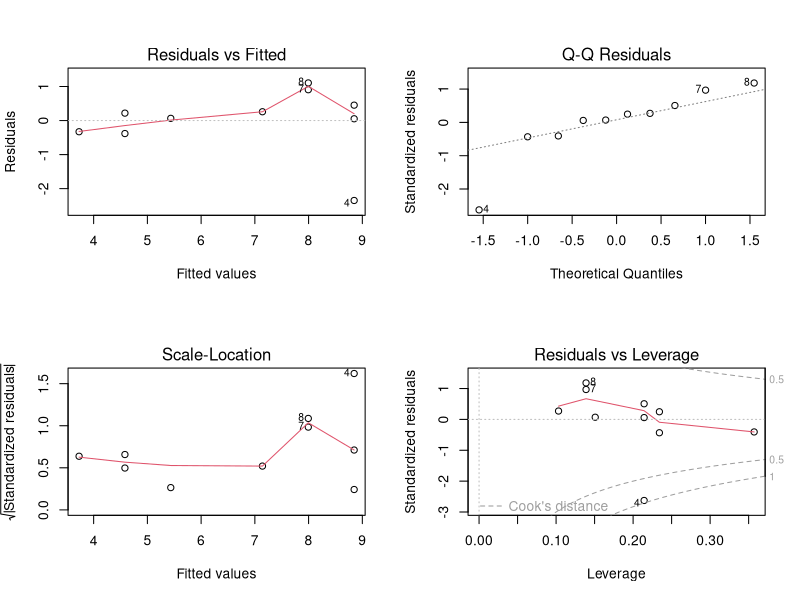
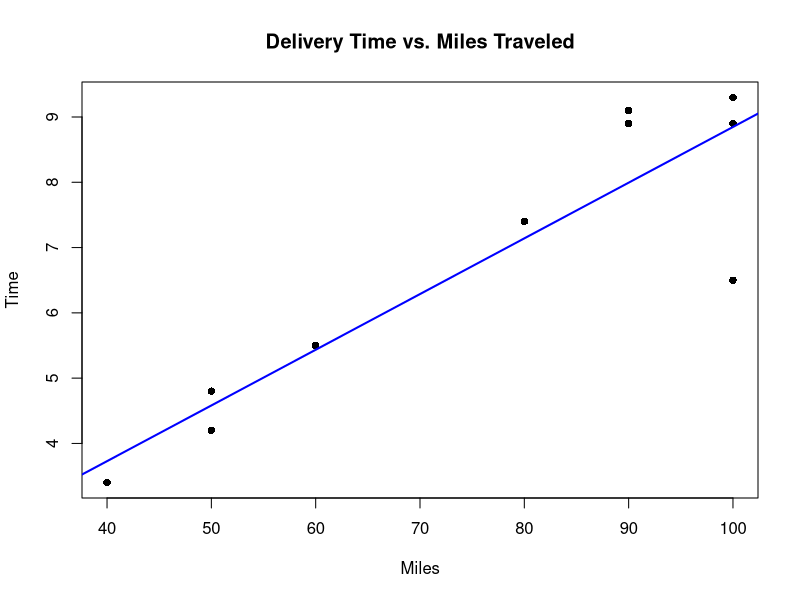

Reproduce these figures in R, in order.
# Adds visualization to Regression. Diagnostic
# plots are the standard way to check regression assumptions visually.

butler_df <- data.frame(
  Time = c(9.3, 4.8, 8.9, 6.5, 4.2, 7.4, 8.9, 9.1, 3.4, 5.5),
  Miles = c(100, 50, 100, 100, 50, 80, 90, 90, 40, 60)
)

butler_slr <- lm(Time ~ Miles, data = butler_df)
summary(butler_slr)

# plot() on an lm object gives four diagnostic plots at once:
# 1) Residuals vs Fitted - checks for non-linearity (should look like a random cloud)
# 2) Q-Q plot - checks whether residuals are approximately normal (points near the line)
# 3) Scale-Location - checks for non-constant variance (should look flat)
# 4) Residuals vs Leverage - flags influential outlier points
par(mfrow = c(2, 2))
plot(butler_slr)
par(mfrow = c(1, 1))  # reset layout back to a single plot per chart

# --- chart: scatter plot with the fitted regression line, the most
# basic (but essential) regression visualization ---
plot(butler_df$Miles, butler_df$Time, pch = 16, col = "black",
     main = "Delivery Time vs. Miles Traveled", xlab = "Miles", ylab = "Time")
abline(butler_slr, col = "blue", lwd = 2)
